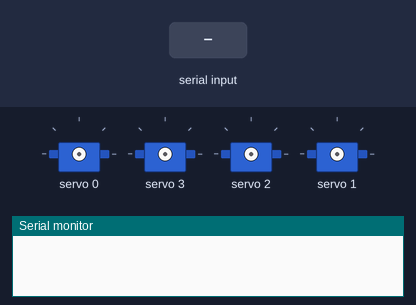
Simulated run of this sketch. Board: Arduino Uno, built with avr-gcc and run on an emulated ATmega328P. On the bench: 4 × servo, the last lines printed to the serial monitor. The test bench sets the inputs (shaded band).

Above: at 1.2 s.
1.3 s: "O" received over Serial
2.8 s: "C" received over Serial
At 3.6 s:
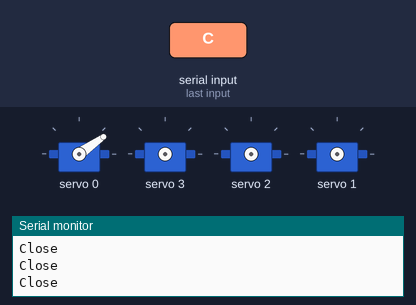
4.3 s: "W" received over Serial
At 5.2 s:
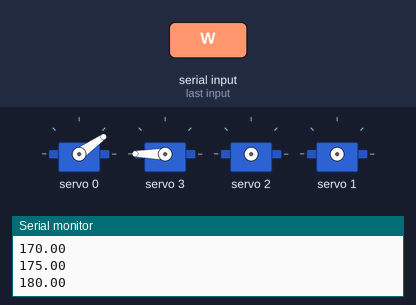
5.9 s: "A" received over Serial
At 6.6 s:
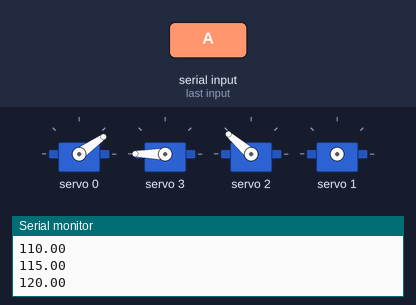
7.4 s: "K" received over Serial
At 8.3 s:
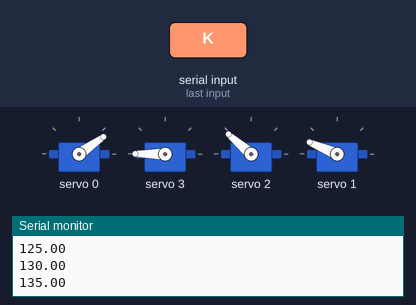
Timing chart, 0 to 10.4 s (numbered marks = the images above; inputs shaded):
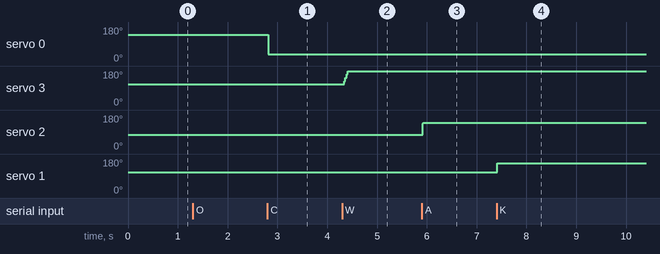

Measured:
- after the input at 2.8 s, servo 0: 139° → 35° at once
- after the input at 4.3 s, servo 3: 110° → 180° at once
- after the input at 5.9 s, servo 2: 75° → 139° at once
- after the input at 7.4 s, servo 1: 110° → 157° at once

The sketch:

arm_code.ino
```cpp
/* Include the HCPCA9685 library */
#include "HCPCA9685.h"

/* I2C slave address for the device/module. For the HCMODU0097 the default I2C address
   is 0x40 */
#define  I2CAdd 0x40


/* Create an instance of the library */
HCPCA9685 HCPCA9685(I2CAdd);


void setup()
{
  Serial.begin(9600);
  /* Initialise the library and set it to 'servo mode' */
  HCPCA9685.Init(SERVO_MODE);

  /* Wake the device up */
  HCPCA9685.Sleep(false);
}

// min and max values.
const unsigned int MINValue = 10; // 0 degress
const unsigned int MAXValue = 450; // 180 degrees
const unsigned int MIDValue = (MINValue + MAXValue)/2; // 90 degress


// Utility function to do some mapping.
int mapAngles(float angle) {
  return (int) map(angle,0, 180, MINValue, MAXValue);
}


// Function to open the gripper.
void closeArm() {
  HCPCA9685.Servo(0, mapAngles(30));
}


// Function to close the gripper.
void openArm() {
  HCPCA9685.Servo(0, mapAngles(120));
}

void moveElbow(float angle) {
  Serial.println(angle);
  if (angle >= 135.0) {
    angle = 135.0;
  }
  if (angle <= 45.0) {
    angle = 45.0;
  }
  HCPCA9685.Servo(1, mapAngles(angle));
}

void moveShoulder(float angle) {
  Serial.println(angle);
  if (angle >= 120.0) {
    angle = 120.0;
  }
  if (angle <= 0.0) {
    angle = 0.0;
  }
  HCPCA9685.Servo(2, mapAngles(angle));
}

void moveChest(float angle) {
  Serial.println(angle);
  if (angle >= 180.0) {
    angle = 180.0;
  }
  if (angle <= 0.0) {
    angle = 0.0;
  }
  HCPCA9685.Servo(3, mapAngles(angle));
}

char t;
int c=90,s=60,e=90;

int precision = 5;

void loop()
{
  if(Serial.available()){
    t = Serial.read();
    Serial.println(t);
  }


  switch(t) {
    case 'O':
      Serial.print("Open\n");
      openArm();
      break;
    case 'C':
      Serial.print("Close\n");
      closeArm();
      break;
    //COUNTER CLOCKWISE
    case 'W':
      if (c < 180 && c > 0) {
          c += precision;
          moveChest(c);
      }
      break;
    //CLOCKWISE
    case 'S':
      if (c < 180 && c > 0) {
          c -= precision;
          moveChest(c);
      }
      break;
    //
    case 'A':
      if (s < 120 && s > 0) {
          s += precision;
          moveShoulder(s);
      }
      break;
    //MOVE THE WHOLE PART BACKWORDS
    case 'D':
      if (s < 120 && s > 0) {
          s -= precision;
          moveShoulder(s);
      }
      break;
    //MOVE UP
    case 'K':
      if (e < 135 && e > 45) {
          e += precision;
          moveElbow(e);
      }
      break;
    //MOVE DOWN
    case 'L':
      if (e < 135 && e > 45) {
          e -= precision;
          moveElbow(e);
      }
      break;
  }
  // moveElbow(90);
  // moveShoulder(45);
  // moveChest(0);
  // delay(1000);

  // moveElbow(90);
  // moveShoulder(120);
  // moveChest(0);
  // delay(1000);
}
```
